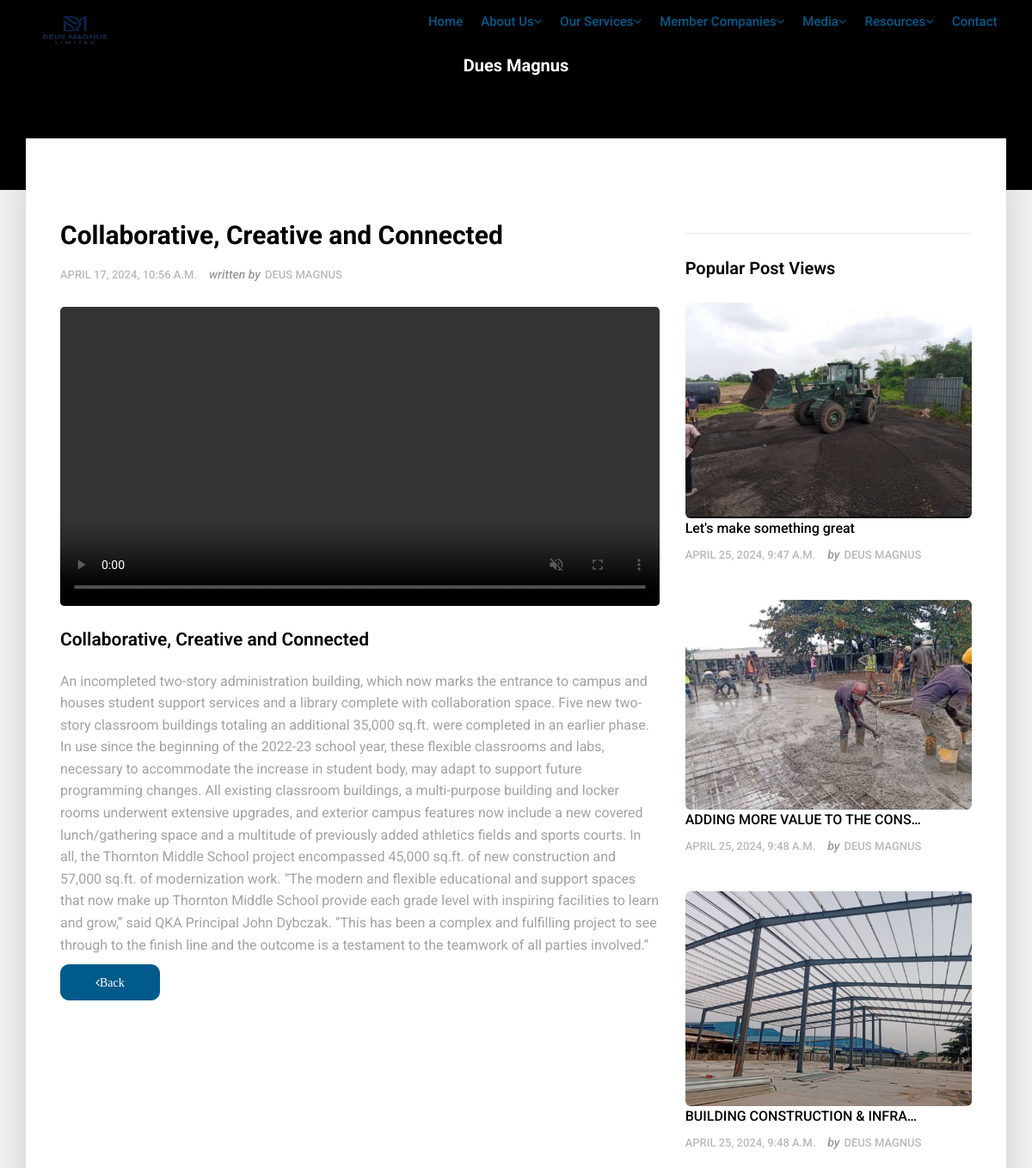
The page /article/3/ (upper part) on the database as committed earlier.
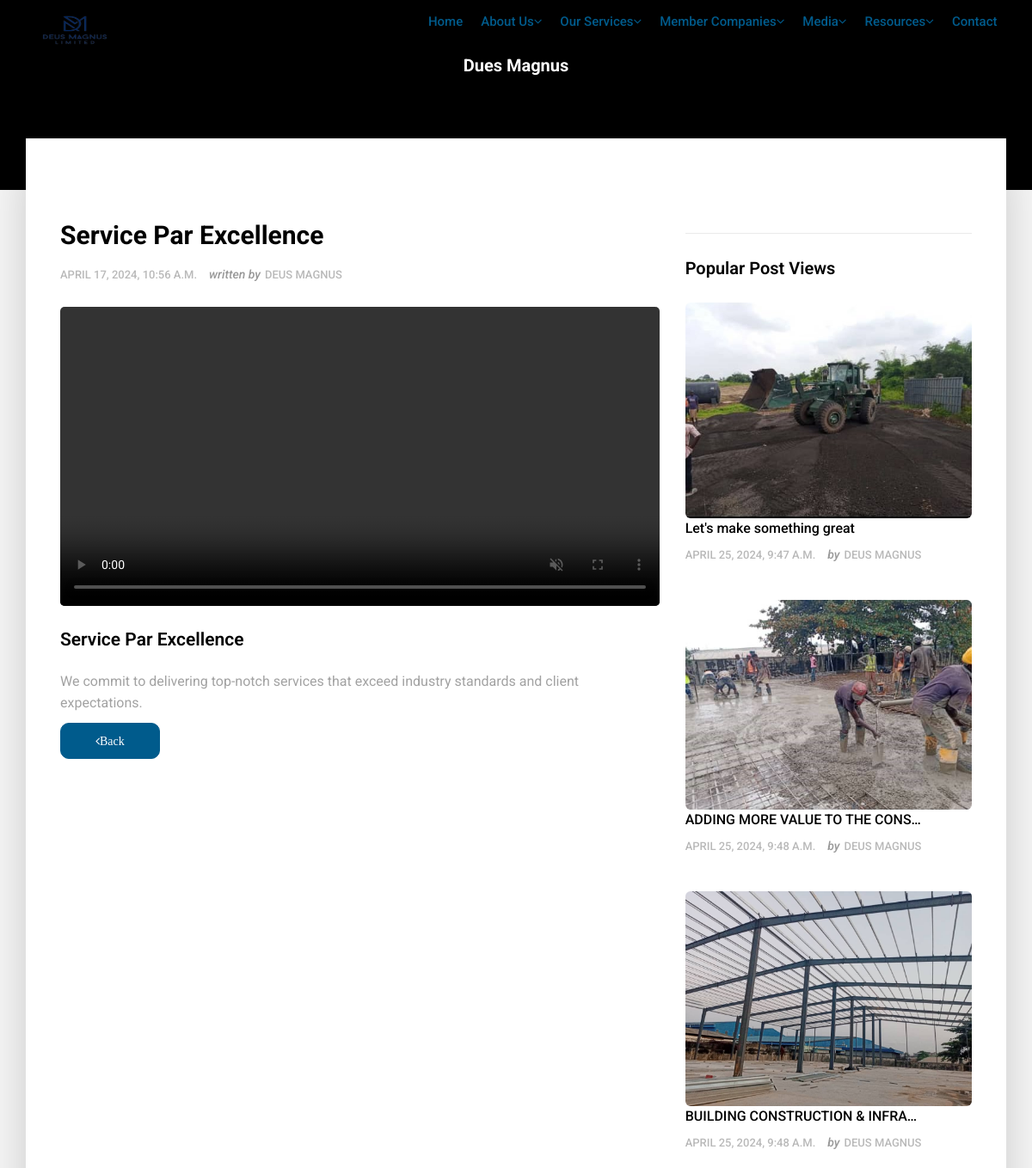
The same page on the database as committed later.
### deus_magnus/models.py (models this page shows, shortened)
class DeusMagnusMainPost(models.Model):
    deus_magnus_title = models.CharField(max_length=255, blank=True, null=True)
    deus_magnus_description = models.TextField()
    deus_magnus_slug = models.SlugField (max_length=255,blank=True, null=True)
    deus_manus_video = models.FileField(upload_to='videos/')
    deus_magnus_publish_date = models.DateTimeField (auto_now_add= True)
    deus_magnus_author = models.ForeignKey(User, on_delete=models.CASCADE)
    class Meta:
        ordering =['-deus_magnus_publish_date']

### deus_magnus/views.py (the view, shortened to what this page needs)
# urls.py: path('article/<int:pk>/', ArticleDetailView.as_view(), name="detail"),
class ArticleDetailView(DetailView):
    model = DeusMagnusMainPost
    template_name = 'deus_magnus/article_detail.html'
    def get_context_data(self, **kwargs):
        context = super().get_context_data(**kwargs)
        context['sub_v_imgs'] = VideoSubImage.objects.all()
        return context

### templates/deus_magnus/article_detail.html (shortened to what this page needs)
{% extends "base.html" %}
{% load static %}
{% block content%}
<section class="section db p120">
    <div class="container">
        <div class="row">
            <div class="col-md-12"><br><br>
                <div class="tagline-message page-title text-center">
                    <h3>Dues Magnus</h3>
                </div>
            </div>
        </div>
    </div>
</section>
<section class="section gb nopadtop">
    <div class="container">
        <div class="boxed">
            <div class="row">
                <div class="col-md-8">
                    <div class="content blog-list">
                        <div class="blog-wrapper clearfix">
                            <div class="blog-meta">
                                <h3>{{ object.deus_magnus_title }}</h3>
                                <ul class="list-inline">
                                    <li>{{ object.deus_magnus_publish_date }}</li>
                                    <li><span>written by</span>Deus Magnus</li>
                                </ul>
                            </div>
                            <div class="blog-media">
                                <video autoplay muted playsinline loop width="100%"style="border-radius: 5px;" controls >
                                    <source src="{{ object.deus_manus_video.url }}" type="video/mp4">
                                </video>
                            </div>
                            <div class="blog-desc-big">
                                <p class="lead">{{ object.deus_magnus_title }}</p>
                                <p>{{ object.deus_magnus_description }}</p>
                            </div>
                        </div>
                        <div class="btn-wrapper">
                            <a href=""onclick="history.back(); return false;" class="btn btn-primary"style="border-radius: 10px;"><i class="fa fa-angle-left">Back</i></a>
                        </div>
                    </div>
                </div>
                <div class="sidebar col-md-4">
                    <div class="widget clearfix">
                    </div>
                    <div class="widget clearfix">
                        <h3 class="widget-title">Popular Post Views</h3>
                            <div class="post-widget">
                                {% for sub_v_img in sub_v_imgs %}
                                <div class="media">
                                    <a href="{% url 'sub_video_img_detail' pk=sub_v_img.pk %}">
                                    <img src="{{ sub_v_img.video_sub_image.url }}"height="20px" alt="" class="img-responsive alignleft img-rounded">
                                    </a>
                                    <div class="media-body">
                                        <h5 class="mt-0"><a href="{% url 'sub_video_img_detail' pk=sub_v_img.pk %}">{{ sub_v_img.video_sub_title|truncatechars:30 }}</a></h5>
                                        <div class="blog-meta">
                                            <ul class="list-inline">
                                                <li>{{ sub_v_img.video_sub_publish_date }}</li>
                                                <li><span>by</span>Deus Magnus</li>
                                            </ul>
                                        </div>
                                    </div>
                                </div>
                                {% endfor %}
                            </div>
                    </div>
                </div>
            </div>
        </div>
    </div>
</section>
{% endblock %}

Rows that differ between the two databases and show on the page:
changed DeusMagnusMainPost: deus_magnus_title "Collaborative, Creative and Connected" → "Service Par Excellence"; deus_magnus_description "An incompleted two-story administration building, which now marks the entrance to campus and houses student support services and a library complete with collaboration space. Five new two-story classroom buildings totaling an additional 35,000 sq.ft. were completed in an earlier phase. In use since the beginning of the 2022-23 school year, these flexible classrooms and labs, necessary to accommodate the increase in student body, may adapt to support future programming changes. All existing classroom buildings, a multi-purpose building and locker rooms underwent extensive upgrades, and exterior campus features now include a new covered lunch/gathering space and a multitude of previously added…" → "We commit to delivering top-notch services that exceed industry standards and client expectations."
